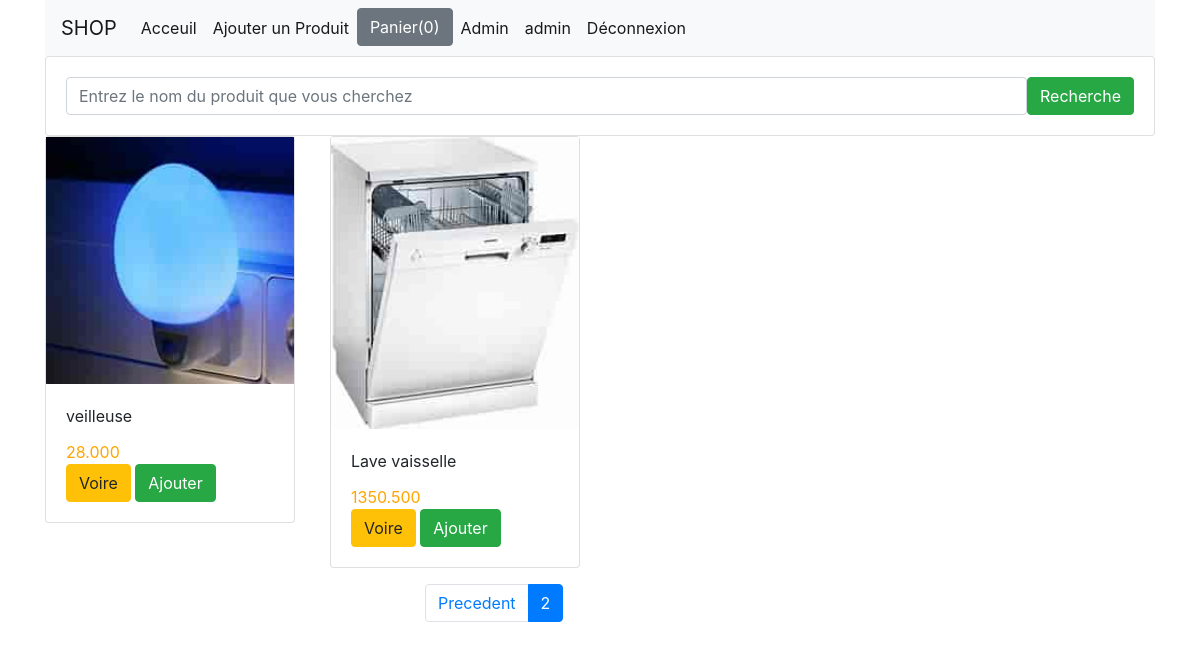
Page /?page=2 (signed in) on the committed database.
### magasin/models.py (models this page shows, shortened)
class Produit(models.Model):
     libellé=models.CharField(max_length=100)
     desciption=models.TextField(default='Non définie')
     prix=models.DecimalField(max_digits=10,decimal_places=3)
     TYPE_CHOICES=[('em','Emballé'),('fr','Frais'),('cs','Conserve')]
     type=models.CharField(max_length=2,choices=TYPE_CHOICES,default='em')
     img=models.ImageField(blank=True)
     categorie=models.ForeignKey(Categorie,on_delete=models.CASCADE,null=True)
     fournisseur=models.ForeignKey(Fournisseur,on_delete=models.CASCADE,null=True)

### magasin/views.py (the view)
# urls.py: 2. Add a URL to urlpatterns:  path('', views.home, name='home')
def home(request):
    list=Produit.objects.all()
    item_name = request.GET.get('item-name')
    if item_name !='' and item_name is not None:
        list = Produit.objects.filter(libellé__icontains=item_name)
    paginator = Paginator(list, 8)
    page = request.GET.get('page')
    list = paginator.get_page(page)
    return render(request,'magasin/home.html',{'list':list})

### magasin/templates/magasin/home.html (shortened to what this page needs)
{% extends 'magasin/base.html' %}
{% block content %}
    <div class="row">
        <div class="col-md-12">
            <form class="card card-sm">
                <div class="card-body row no-gutters align-items-center">
                    <div class="col">
                        <input type="search" placeholder="Entrez le nom du produit que vous cherchez" name="item-name" class="form-control form-control-borderless">
                    </div>
                    <div class="col-auto">
                        <button type="submit" class="btn btn-success">Recherche</button>
                    </div>
                </div>
            </form>
        </div>
    </div>
    <div class="row">
        {% for product in list %}
        <div class="col-md-3">
            <div class="card" style="width: 250px;height: 300;">
                <img src="/media/{{ product.img }}" alt="" class="card-ing-top" >
                <div class="card-body">
                    <div id="aa{{ product.id }}" class="card-title">{{ product.libellé }}</div>
                    <div id="price{{ product.id }}" style="color:orange" class="card-text"> {{ product.prix }}</div>
                    <a href="{{ product.id }}" class="btn btn-warning">Voire</a>
                    <button id="{{ product.id }}" class="btn ted btn-success">Ajouter</button>
                </div>
            </div>
        </div>
        {% endfor %}
    </div>
    <div class="row mt-3">
        <div class="col-md-3 offset-md-4">
            <ul class="pagination">
                {% if list.has_previous %}
                    <li class="page-item">
                        <a class="page-link" href="?page={{ list.previous_page_number }}">Precedent</a>
                    </li>
                {% endif %}
                    <li class="page-item active">
                        <a class="page-link" href="?page={{ list.number }}">{{ list.number }}</a>
                    </li>
            </ul>
        </div>
    </div>
{% endblock %}

### magasin/templates/magasin/base.html (shortened to what this page needs)
<!DOCTYPE html>
<html lang="en">
<head>
  <link rel="stylesheet" href="https://maxcdn.bootstrapcdn.com/bootstrap/4.0.0/css/bootstrap.min.css">
</head>
<body>
    <div class="container">
        <div class="row">
            <div class="col-md-12">
                <nav class="navbar navbar-expand-lg navbar-light bg-light">
                    <a class="navbar-brand" href="{% url 'home' %}">SHOP</a>
                    <div class="collapse navbar-collapse" id="navbarNavDropdown">
                      <ul class="navbar-nav">
                        <li class="nav-item active">
                          <a class="nav-link" href="{% url 'home' %}">Acceuil <span class="sr-only">(current)</span></a>
                        </li>
                        <li class="nav-item active">
                          <a class="nav-link" href="{% url 'ajout' %}">Ajouter un Produit</a>
                        </li>
                        <li class="nav-item">
                          <button id="panier" type="button" class="btn btn-secondary" data-html="true" data-container="body" data-toggle="popover" data-placement="bottom" data-content="Vivamus
                          sagittis lacus vel augue laoreet rutrum faucibus.">
                            Panier(0)
                          </button>
                        </li>
                        <li class="nav-item active">
                          <a class="nav-link" href="/admin">Admin <span class="sr-only">(current)</span></a>
                        </li>
                        {% if user.is_authenticated %}
                        <li class="nav-item active">
                          <a class="nav-link" href="#">{{user}}</a>
                        </li>
                        <li class="nav-item active">
                         <a class="nav-link" href="{% url 'logout' %}">Déconnexion</a>
                        </li>
                        {% endif %}
                      </ul>
                    </div>
                  </nav>
            </div>
        </div>
        {% block content %}{% endblock %}
    </div>
</body>
</html>

### rows in the picture
Produit: img (picture), libellé "veilleuse", prix "28.000"
Produit: img (picture), libellé "Lave vaisselle", prix "1350.500"

### other values in the picture
{{ user }} "admin"
{{ list.number }} "2"
